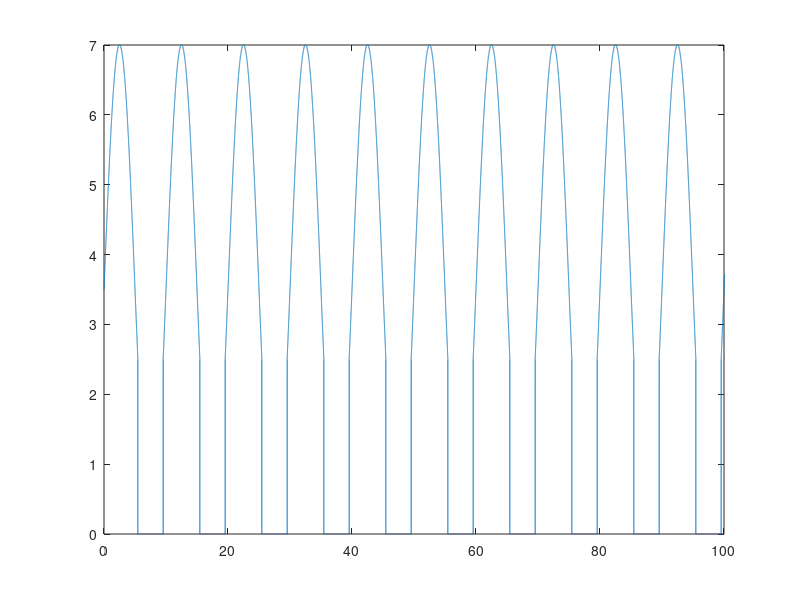
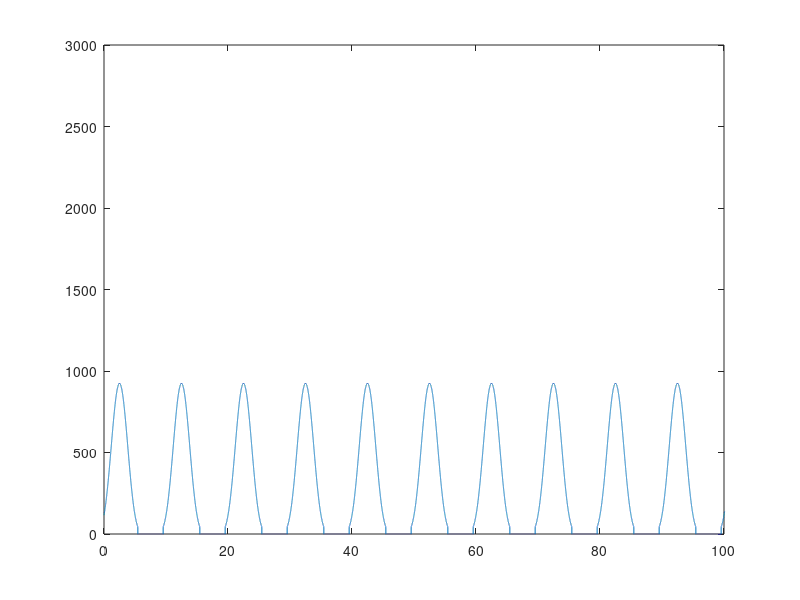

Reproduce these figures in MATLAB, in order.
wind_amp = 3.5;
wind_offset = 3.5;
wind_freq = 0.1;
n = 1000000;
t_max = 1000;
t = linspace(0,t_max,n);
wind_cutoff = 2.5; %m/s
for i =1:n
    v(i) = wind_amp*sin(wind_freq*2*pi()*t(i))+wind_offset;
    if v(i) < wind_cutoff
        v(i) = 0;
    end
end

figure(1)
plot(t, v)
axis([0,100,0,7])

rho_air = 1.225; % kg/m^3
turbine_diameter = 4; %m
turbine_area = pi()*turbine_diameter^2*0.25; %m^2
eff = 0.35;
power = eff*0.5*rho_air*turbine_area*v.^3;

figure(2)
plot(t, power)
axis([0,100,0,3000])
tot_energy = cumtrapz(t,power);
%plot(t, tot_energy)
avg_power = tot_energy(n)/t_max %W
